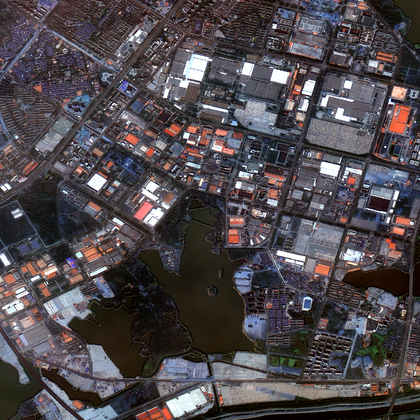
%> input picture data/MS.tif, 420 x 420 px, shrunk from 1024 x 1024 before the run
$ octave --eval "result = sbgain(imread('../data/MS.tif'));"   (GNU Octave 9; MATLAB toolbox functions it lacks are replaced by stand-ins)
%> lines starting %> are read from the running program, lines starting %| are printed output that depends on the picture
function y = sbgain(x)
% x-输入基础层图像
% y-输出自适应基础层图像
[m,n] = size(x);
%> m = 420; n = 1260
y = x;
%> y is the input picture: size 420x420x3 uint8; mean R, G, B 79.2, 73.1, 77.5
l=128;

for i=1:m
    for j =1:n
        if x(i,j)<=l
                y(i,j) = x(i,j)*gainv(x(i,j))/gainv(l);
        end
    end
end
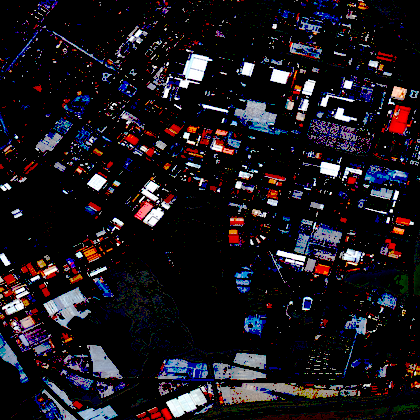
%> y: size 420x420x3 uint8; mean R, G, B 27, 22.8, 28.7
t = 1;
b = fspecial('gaussian',[6*t+1,6*t+1],t);
y = imfilter(y,b,'replicate');
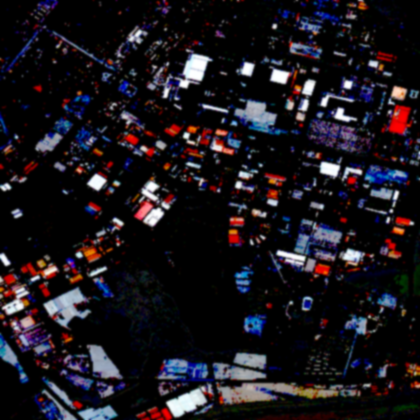
%> y: size 420x420x3 uint8; mean R, G, B 27, 22.8, 28.7; mean of the top-left, top-right, bottom-left and bottom-right quarters 21.3, 28.8, 30.6, 24
end
